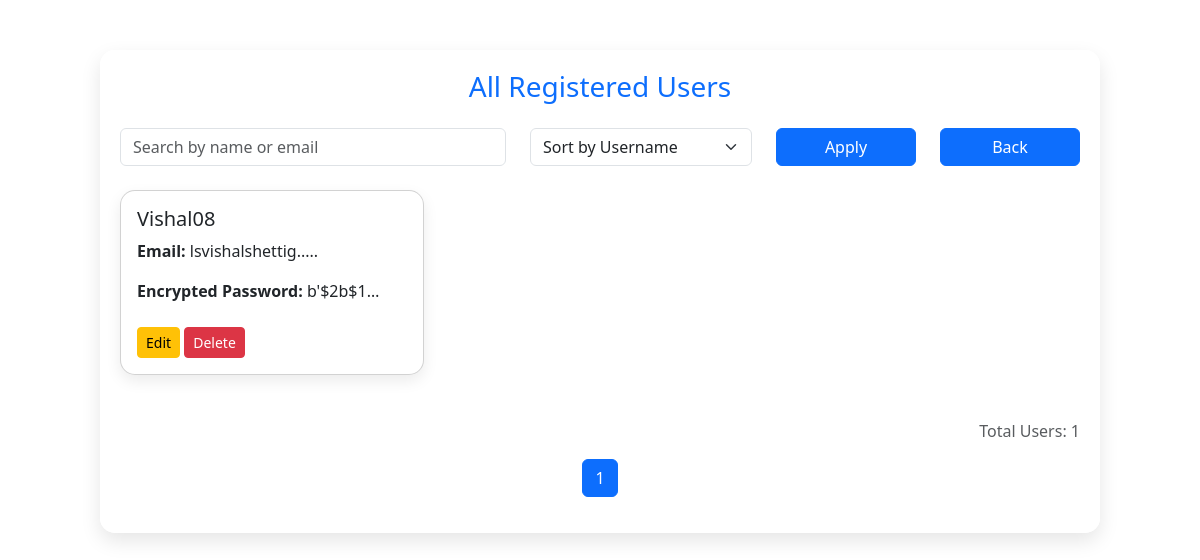
/view-users, run on an earlier commit of the app's database.
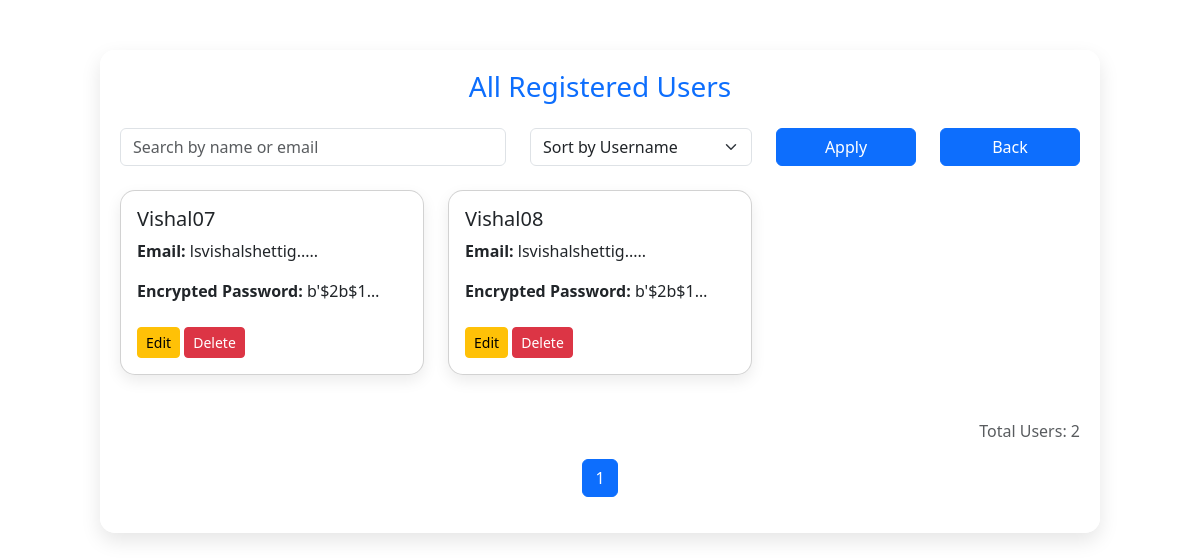
And on a later commit of the database.
### tables this page shows
CREATE TABLE users (
            id INTEGER PRIMARY KEY AUTOINCREMENT,
            username TEXT,
            email TEXT,
            password TEXT
        );

### app.py (the view)
@app.route('/view-users', methods=['GET'])
def view_users():
    conn = get_db_connection()
    cursor = conn.cursor()
    search = request.args.get('search', '')
    sort = request.args.get('sort', 'username')
    page = int(request.args.get('page', 1))
    per_page = 6
    base_query = "SELECT * FROM users"
    params = []
    if search:
        base_query += " WHERE username LIKE ? OR email LIKE ?"
        params.extend([f"%{search}%", f"%{search}%"])
    base_query += f" ORDER BY {sort}"
    cursor.execute(base_query, params)
    all_users = cursor.fetchall()
    total_users = len(all_users)
    total_pages = (total_users + per_page - 1) // per_page
    start = (page - 1) * per_page
    users = all_users[start:start + per_page]
    edit_user_data = None
    edit_id = request.args.get('edit_id')
    if edit_id:
        cursor.execute("SELECT * FROM users WHERE id = ?", (edit_id,))
        edit_user_data = cursor.fetchone()
    return render_template("view_users.html",
                           users=[dict(user) for user in users],
                           page=page,
                           total_pages=total_pages,
                           total_users=total_users,
                           action_status=request.args.get("status"),
                           edit_user=dict(edit_user_data) if edit_user_data else None)

### app.py (called while the page is built)
def get_db_connection():
    conn = sqlite3.connect('career_counselor.db')  # Use the correct DB file
    conn.row_factory = sqlite3.Row
    return conn

### templates/view_users.html (shortened to what this page needs)
<!DOCTYPE html>
<html lang="en">
<head>
  <link rel="stylesheet" href="https://cdn.jsdelivr.net/npm/bootstrap@5.3.0/dist/css/bootstrap.min.css">
</head>
<body>
  <div class="container user-container">
    <h3 class="text-center text-primary mb-4">All Registered Users</h3>
    {% if edit_user %}
    <div class="edit-card">
      <h5 class="text-center">Edit User</h5>
      <form method="POST" action="/edit-user/{{ edit_user.id }}">
        <div class="mb-3">
          <label>Username</label>
          <input type="text" name="username" value="{{ edit_user.username }}" class="form-control" required />
        </div>
        <div class="mb-3">
          <label>Email</label>
          <input type="email" name="email" value="{{ edit_user.email }}" class="form-control" required />
        </div>
        <div class="mb-3">
          <label>Password</label>
          <input type="text" name="password" value="{{ edit_user.password }}" class="form-control" required />
        </div>
        <button type="submit" class="btn btn-success w-100">Update</button>
      </form>
    </div>
    {% else %}
    <form method="GET" action="/view-users" class="row mb-4">
      <div class="col-md-5">
        <input type="text" class="form-control" name="search" placeholder="Search by name or email" value="{{ request.args.get('search', '') }}">
      </div>
      <div class="col-md-3">
        <select name="sort" class="form-select">
          <option value="username" {% if request.args.get('sort') == 'username' %}selected{% endif %}>Sort by Username</option>
        </select>
      </div>
      <div class="col-md-2">
        <button type="submit" class="btn btn-primary w-100">Apply</button>
        </div>
        <div class="col-md-2">
          <a href="/admin-dashboard" class="btn btn-primary w-100">Back</a>
      </div>
    </form>
    <div class="row">
      {% for user in users %}
      <div class="col-md-4">
        <div class="card user-card p-3">
          <h5>{{ user.username }}</h5>
          <p class="truncate"><strong>Email:</strong> {{ user.email[:15] }}{% if user.email|length > 15 %}.....{% endif %}</p>
          <p class="truncate"><strong>Encrypted Password:</strong> {{ user.password[:15] }}{% if user.password|length > 15 %}.....{% endif %}</p>
          <div class="mt-2">
            <a href="/view-users?edit_id={{ user.id }}" class="btn btn-warning btn-sm">Edit</a>
            <form action="/delete-user/{{ user.id }}" method="POST" class="d-inline">
              <button type="submit" class="btn btn-danger btn-sm" onclick="return confirm('Are you sure you want to delete this user?')">Delete</button>
            </form>
          </div>
        </div>
      </div>
      {% endfor %}
    </div>
    <p class="mt-4 text-end text-muted">Total Users: {{ total_users }}</p>
    <nav aria-label="Page navigation example">
      <ul class="pagination justify-content-center">
        {% for p in range(1, total_pages + 1) %}
        <li class="page-item {% if p == page %}active{% endif %}"><a class="page-link" href="?page={{ p }}&search={{ request.args.get('search', '') }}&sort={{ request.args.get('sort', '') }}">{{ p }}</a></li>
        {% endfor %}
      </ul>
    </nav>
    {% endif %}
  </div>
</body>
</html>

### templates/view_users.html (style rules this page uses)
body { background: url('https://images.unsplash.com/photo-1498050108023-c5249f4df085?auto=format&fit=crop&w=1950&q=80') no-repeat center center fixed; background-size: cover; font-family: 'Segoe UI', sans-serif; margin: 0; padding-top: 50px; }
.user-container { max-width: 1000px; margin: auto; padding: 20px; background: rgba(255, 255, 255, 0.95); border-radius: 15px; box-shadow: 0 8px 20px rgba(0,0,0,0.1); }
.user-card { margin-bottom: 20px; border-radius: 15px; box-shadow: 0 6px 15px rgba(0,0,0,0.08); animation: fadeIn 0.6s ease-in-out; position: relative; }
.truncate { white-space: nowrap; overflow: hidden; text-overflow: ellipsis; max-width: 250px; display: inline-block; }

What changed in the data, as far as the page shows it:
added users: username "Vishal07", email "lsvishalshettig", password "b'$2b$1…"
Also different on the page:
{{ total_users }}: "1" → "2"
